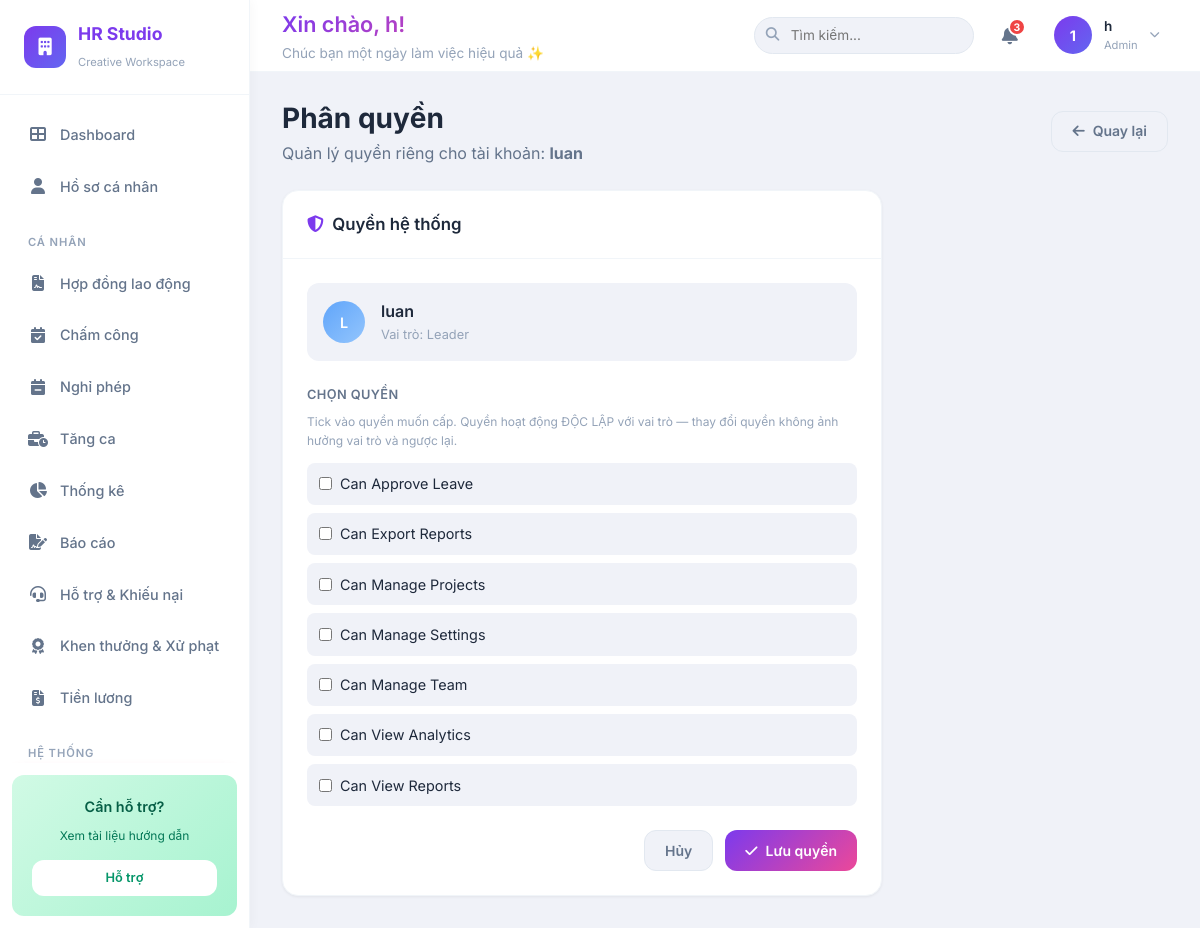
Page /users/4/permissions/ (signed in) on the committed database.
### accounts/models.py (models this page shows, shortened)
class UserProfile(models.Model):
    user = models.OneToOneField(
        User,
        on_delete=models.CASCADE,
        related_name='profile',
        help_text="The Django user this profile belongs to."
    )
    role = models.ForeignKey(
        Role,
        on_delete=models.SET_NULL,
        null=True,
        blank=True,
        related_name='users',
        help_text="The user's role. Determines UI behavior."
    )
    permissions = models.ManyToManyField(
        CustomPermission,
        blank=True,
        related_name='users',
        help_text="Custom permissions assigned to this user, independent of role."
    )
    full_name = models.CharField(
        max_length=255,
        blank=True,
        default='',
        help_text="User's full name (no numbers or special characters)."
    )
    phone_number = models.CharField(
        max_length=20,
        blank=True,
        default='',
        help_text="Phone number (digits only)."
    )
    date_of_birth = models.CharField(
        max_length=10,
        blank=True,
        default='',
        help_text="Date of birth in DD/MM/YYYY format."
    )
    employee_id = models.CharField(
        max_length=50,
        unique=True,
        null=True,
        blank=True,
        help_text="Unique employee ID. Each ID can only be used for one account."
    )
    def is_admin(self):
        return self.role and self.role.name == Role.ADMIN
    class Meta:
        ordering = ['user__username']

class Role(models.Model):
    ADMIN = 'admin'
    HR = 'hr'
    MANAGER = 'manager'
    LEADER = 'leader'
    EMPLOYEE = 'employee'
    ROLE_CHOICES = [
        (ADMIN, 'Admin'),
        (HR, 'HR'),
        (MANAGER, 'Manager'),
        (LEADER, 'Leader'),
        (EMPLOYEE, 'Employee'),
    ]
    name = models.CharField(
        max_length=50,
        unique=True,
        choices=ROLE_CHOICES,
        help_text="The role name (e.g., 'master', 'manager')."
    )
    description = models.TextField(
        blank=True,
        default='',
        help_text="A human-readable description of what this role does."
    )
    class Meta:
        ordering = ['name']

class CustomPermission(models.Model):
    codename = models.CharField(
        max_length=100,
        unique=True,
        help_text="A short code for this permission (e.g., 'can_export_reports')."
    )
    name = models.CharField(
        max_length=255,
        help_text="A human-readable name (e.g., 'Can Export Reports')."
    )
    description = models.TextField(
        blank=True,
        default='',
        help_text="Explains what this permission allows the user to do."
    )
    def __str__(self):
        return self.name
    class Meta:
        ordering = ['name']

### accounts/views.py (the view)
# urls.py: path('users/<int:user_id>/permissions/', assign_permissions_view, name='assign_permissions'),
@login_required
@user_passes_test(is_admin_user)
def assign_permissions_view(request, user_id):
    target_user = get_object_or_404(User, pk=user_id)
    profile = ensure_profile(target_user)
    if request.method == 'POST':
        form = AssignPermissionsForm(request.POST)
        if form.is_valid():
            profile.permissions.set(form.cleaned_data['permissions'])
            messages.success(
                request,
                f"Quyền của '{target_user.username}' đã được cập nhật."
            )
            return redirect('user_list')
    else:
        form = AssignPermissionsForm(
            initial={'permissions': profile.permissions.all()}
        )
    return render(request, 'accounts/assign_permissions.html', {
        'form': form,
        'target_user': target_user,
        'active_page': 'users',
    })

### accounts/forms.py
class AssignPermissionsForm(forms.Form):
    permissions = forms.ModelMultipleChoiceField(
        queryset=CustomPermission.objects.all(),
        required=False,
        help_text="Select permissions to grant. These are independent of the user's role.",
        widget=forms.CheckboxSelectMultiple(attrs={'class': 'permission-checkbox'}),
    )

### accounts/views.py (called while the page is built)
def is_admin_user(user):
    if not user.is_authenticated:
        return False
    if user.is_superuser:
        return True
    try:
        return user.profile.is_admin()
    except UserProfile.DoesNotExist:
        return False

def ensure_profile(user):
    profile, created = UserProfile.objects.get_or_create(user=user)
    return profile

### accounts/templates/accounts/assign_permissions.html (shortened to what this page needs)
{% extends 'accounts/base_dashboard.html' %}
{% block content %}
<div class="page-header animate-fade">
    <div>
        <h1>Phân quyền</h1>
        <p class="text-secondary">Quản lý quyền riêng cho tài khoản: <strong>{{ target_user.username }}</strong></p>
    </div>
    <a href="{% url 'user_list' %}" class="btn btn-secondary">
        <i class="fa-solid fa-arrow-left"></i> Quay lại
    </a>
</div>
<div class="card animate-fade" style="max-width:600px;">
    <div class="card-header">
        <h3><i class="fa-solid fa-shield-halved" style="color:var(--primary);"></i>&nbsp; Quyền hệ thống</h3>
    </div>
    <div class="card-body">
        <div style="display:flex;align-items:center;gap:1rem;margin-bottom:1.5rem;padding:1rem;background:var(--bg-main);border-radius:var(--radius);">
            <div class="table-avatar" style="background:var(--gradient-blue);width:42px;height:42px;font-size:0.9rem;">
                {{ target_user.username|make_list|first|upper }}
            </div>
            <div>
                <div style="font-weight:600;">{{ target_user.profile.full_name|default:target_user.username }}</div>
                <div style="font-size:0.8rem;color:var(--text-muted);">
                    Vai trò: {% if target_user.profile.role %}{{ target_user.profile.role.get_name_display }}{% else %}Chưa gán{% endif %}
                </div>
            </div>
        </div>
        <form method="post" novalidate>
            <div class="form-group">
                <label class="form-label">Chọn quyền</label>
                <p class="form-text" style="margin-bottom:0.75rem;">
                    Tick vào quyền muốn cấp. Quyền hoạt động ĐỘC LẬP với vai trò — thay đổi quyền không ảnh hưởng vai trò và ngược lại.
                </p>
                <div style="display:flex;flex-direction:column;gap:0.5rem;">
                    {% for checkbox in form.permissions %}
                    <label style="display:flex;align-items:center;gap:0.5rem;padding:0.6rem 0.75rem;background:var(--bg-main);border-radius:8px;cursor:pointer;transition:var(--transition);"
                           onmouseover="this.style.background='#e8e5f0'" onmouseout="this.style.background='var(--bg-main)'">
                        {{ checkbox.tag }}
                        <span style="font-size:0.9rem;">{{ checkbox.choice_label }}</span>
                    </label>
                    {% empty %}
                    <p class="text-muted">Chưa có quyền nào trong hệ thống. Hãy tạo quyền trong trang Admin.</p>
                    {% endfor %}
                </div>
            </div>
            <div style="display:flex;gap:0.75rem;justify-content:flex-end;margin-top:1.5rem;">
                <a href="{% url 'user_list' %}" class="btn btn-secondary">Hủy</a>
                <button type="submit" class="btn btn-primary">
                    <i class="fa-solid fa-check"></i> Lưu quyền
                </button>
            </div>
        </form>
    </div>
</div>
{% endblock %}

### accounts/templates/accounts/base_dashboard.html (shortened to what this page needs)
{% load static %}
<!DOCTYPE html>
<html lang="vi">
<head>
    <link rel="stylesheet" href="https://cdnjs.cloudflare.com/ajax/libs/font-awesome/6.5.1/css/all.min.css">
    <link rel="stylesheet" href="{% static 'accounts/css/style.css' %}">
</head>
<body>
    <div class="app-wrapper">
        <aside class="sidebar" id="sidebar">
            <div class="sidebar-header">
                <div class="sidebar-logo">
                    <div class="logo-icon">
                        <i class="fa-solid fa-building"></i>
                    </div>
                    <div class="logo-text">
                        <span class="logo-name">HR Studio</span>
                        <span class="logo-sub">Creative Workspace</span>
                    </div>
                </div>
            </div>
            <nav class="sidebar-nav">
                <a href="{% url 'dashboard' %}"
                   class="nav-item {% if active_page == 'dashboard' %}active{% endif %}">
                    <i class="fa-solid fa-th-large"></i>
                    <span>Dashboard</span>
                </a>
                <a href="{% url 'profile' %}"
                   class="nav-item {% if active_page == 'profile' %}active{% endif %}">
                    <i class="fa-solid fa-user"></i>
                    <span>Hồ sơ cá nhân</span>
                </a>
                <div class="nav-section-title">Cá nhân</div>
                <a href="{% url 'contract' %}" class="nav-item {% if active_page == 'contract' %}active{% endif %}">
                    <i class="fa-solid fa-file-contract"></i>
                    <span>Hợp đồng lao động</span>
                </a>
                <a href="{% url 'attendance' %}" class="nav-item {% if active_page == 'attendance' %}active{% endif %}">
                    <i class="fa-solid fa-calendar-check"></i>
                    <span>Chấm công</span>
                </a>
                <a href="{% url 'leave' %}" class="nav-item {% if active_page == 'leave' %}active{% endif %}">
                    <i class="fa-solid fa-calendar-minus"></i>
                    <span>Nghỉ phép</span>
                </a>
                <a href="{% url 'overtime' %}" class="nav-item {% if active_page == 'overtime' %}active{% endif %}">
                    <i class="fa-solid fa-business-time"></i>
                    <span>Tăng ca</span>
                </a>
                <a href="{% url 'statistics' %}" class="nav-item {% if active_page == 'statistics' %}active{% endif %}">
                    <i class="fa-solid fa-chart-pie"></i>
                    <span>Thống kê</span>
                </a>
                <a href="{% url 'reports' %}" class="nav-item {% if active_page == 'reports' %}active{% endif %}">
                    <i class="fa-solid fa-file-signature"></i>
                    <span>Báo cáo</span>
                </a>
                <a href="{% url 'tickets' %}" class="nav-item {% if active_page == 'tickets' %}active{% endif %}">
                    <i class="fa-solid fa-headset"></i>
                    <span>Hỗ trợ & Khiếu nại</span>
                </a>
                <a href="{% url 'rewards_penalties' %}" class="nav-item {% if active_page == 'rewards' %}active{% endif %}">
                    <i class="fa-solid fa-award"></i>
                    <span>Khen thưởng & Xử phạt</span>
                </a>
                <a href="{% url 'payroll' %}" class="nav-item {% if active_page == 'payroll' %}active{% endif %}">
                    <i class="fa-solid fa-file-invoice-dollar"></i>
                    <span>Tiền lương</span>
                </a>
                {% if request.user.is_superuser or request.user.profile.is_admin %}
                <div class="nav-section-title">Hệ thống</div>
                {% endif %}
            </nav>
            <div class="sidebar-help">
                <p>Cần hỗ trợ?</p>
                <span>Xem tài liệu hướng dẫn</span>
                <a href="#" class="btn-support">Hỗ trợ</a>
            </div>
        </aside>
        <div class="main-area">
            <header class="topbar">
                <div class="topbar-left">
                    <div class="welcome-section">
                        <h2 class="text-gradient">
                            Xin chào, {{ request.user.profile.full_name|default:request.user.username }}!
                        </h2>
                        <p>Chúc bạn một ngày làm việc hiệu quả ✨</p>
                    </div>
                </div>
                <div class="topbar-right">
                    <div class="search-box">
                        <i class="fa-solid fa-search"></i>
                        <input type="text" placeholder="Tìm kiếm...">
                    </div>
                    <button class="notification-btn">
                        <i class="fa-solid fa-bell"></i>
                        <span class="notification-badge">3</span>
                    </button>
                    <div class="user-menu">
                        <div class="user-avatar">
                            {{ request.user.username|make_list|first|upper }}
                        </div>
                        <div class="user-info">
                            <span class="name">
                                {{ request.user.profile.full_name|default:request.user.username }}
                            </span>
                            <span class="role">
                                {% if request.user.profile.role %}
                                    {{ request.user.profile.role.get_name_display }}
                                {% else %}
                                    User
                                {% endif %}
                            </span>
                        </div>
                        <i class="fa-solid fa-chevron-down" style="font-size:0.65rem;color:var(--text-muted);"></i>
                    </div>
                </div>
            </header>
            <main class="content">
                {% block content %}{% endblock %}
            </main>
        </div>
    </div>
</body>
</html>

### rows in the picture
CustomPermission: choice_label "Can Approve Leave"
CustomPermission: choice_label "Can Export Reports"
CustomPermission: choice_label "Can Manage Projects"
CustomPermission: choice_label "Can Manage Settings"
CustomPermission: choice_label "Can Manage Team"
CustomPermission: choice_label "Can View Analytics"
CustomPermission: choice_label "Can View Reports"

### other values in the picture
{{ request.user.profile.full_name|default:request.user.username }} "h"
{{ request.user.username|make_list|first|upper }} "1"
{{ request.user.profile.role.get_name_display }} "Admin"
{{ target_user.username }} "luan"
{{ target_user.username|make_list|first|upper }} "L"
{{ target_user.profile.full_name|default:target_user.username }} "luan"
{{ target_user.profile.role.get_name_display }} "Leader"
